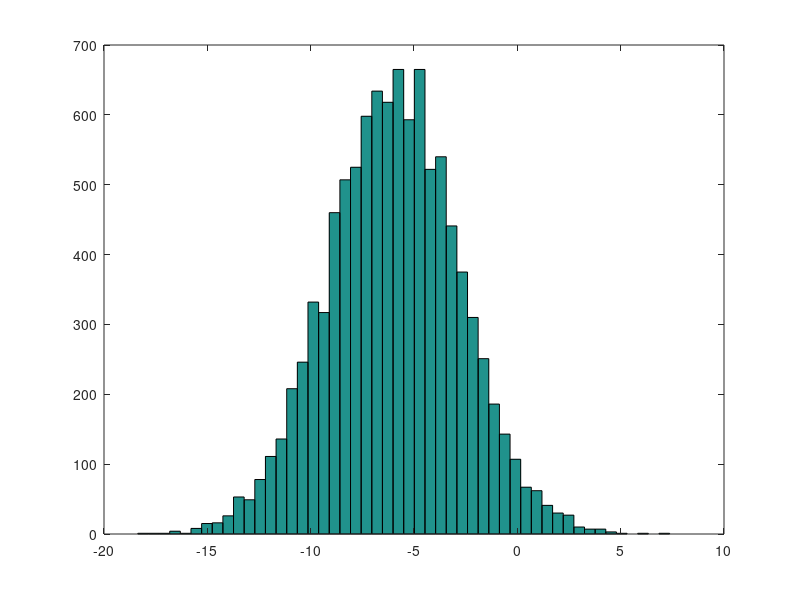

Reproduce this figure in MATLAB.
a = pi;

disp(sprintf('2 decimals: %0.2f', a))
disp(sprintf('6 decimals: %0.6f', a))

format long
a

format short
a

A = [1 2; 3 4; 5 6];
A

V = [1 2 3];
V

v = [1; 2; 3];
v

v = 1:0.1:2;
v

v = 1:6;
v

ones(2,3)

c = 2*ones(2,3);
c

w = zeros(1,3);
w

rand(3,3)

randn(1,3)

w = -6 + sqrt(10)*(randn(1,10000));

hist(w)

hist(w,50)

eye(5)